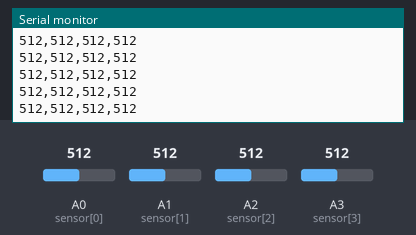
Bench run of a sketch on a simulated Arduino Uno, built with avr-gcc and run on an emulated ATmega328P. Shown: the last lines printed to the serial monitor. The inputs (shaded band) are chosen by the test bench; at power-on: A0 (sensor[0]) = 512, A1 (sensor[1]) = 512, A2 (sensor[2]) = 512, A3 (sensor[3]) = 512.

Above: at 1.2 s.
1.3 s: A0 (sensor[0]) set to 109
At 2.4 s:
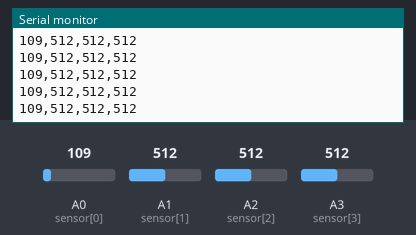
4.3 s: A0 (sensor[0]) set to 91
At 5.4 s:
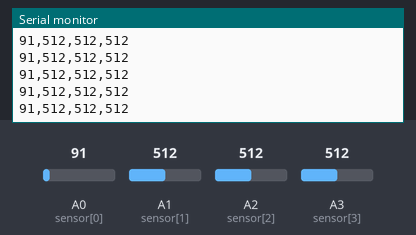
Timing chart, 0 to 7.3 s (numbered marks = the images above; inputs shaded):
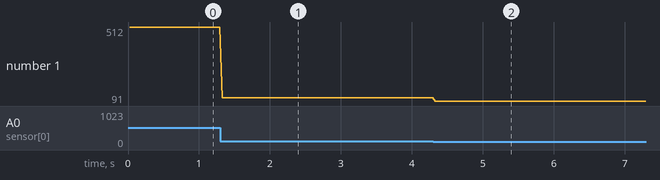

The sketch:

Practica1.ino
```cpp
int sensor[6] = {A0, A1, A2, A3, A4, A5};

void setup()
{
  Serial.begin(9600);
}

int totalLecturas = 30;
int valor[6][30];
int promedio, valorMayor, valorMenor, mediana;

void loop()
{
  // Para el potenciometro i
  for(int i = 0; i < 4; i++)
  {
    // Obten 30 lecturas
    for(int j = 0; j < totalLecturas; j++)
    {
      // Guarda el valor de la lectura j del potenciometro i
      valor[i][j] = analogRead(sensor[i]);
      delayMicroseconds(100);
    }
  }

  // Ordeno el cuarto vector para sacar la mediana
  for(int i = 0; i < totalLecturas; i++)
  {
    for(int j = i + 1; j < totalLecturas - 1; j++)
    {
      if(valor[3][j] < valor[3][i])
      {
        int temp = valor[3][i];
        valor[3][i] = valor[3][j];
        valor[3][j] = temp;
      }
    }
  }
  //Obtengo el valor de enmedio
  mediana = valor[3][totalLecturas / 2];

  // Proporngo el primer valor del segundo y tercer vector como Mayor y Menor
  // Recorro ambos vectores y busco el valor mayor y menor respectivamente
  valorMayor = valor[1][0];
  valorMenor = valor[2][0];
  for(int i = 0; i < totalLecturas; i++)
  {
    if(valor[2][i] > valorMayor)
    {
      valorMayor = valor[2][i];
    }
    if(valor[1][i] < valorMenor)
    {
      valorMenor = valor[1][i];
    }
  }

  // Inicializo la suma en 0 y sumo los valores del vector
  promedio = 0;
  for(int i = 0; i < totalLecturas; i++)
  {
    promedio += valor[0][i];
  }
  // Saco promedio
  promedio /= totalLecturas;

  // Formato para lectura en python N,N,N,N
  Serial.println(String(promedio) + "," + String(valorMenor) + "," + String(valorMayor) + "," + String(mediana));

  delay(10);
}
```

Measured:
- after the input at 1.3 s, the serial monitor: prints a new line at once (image 1)
- after the input at 4.3 s, the serial monitor: prints a new line at once (image 2)
- plotted number 1: 512 → 109 after the input at 1.3 s, 109 → 91 after the input at 4.3 s
